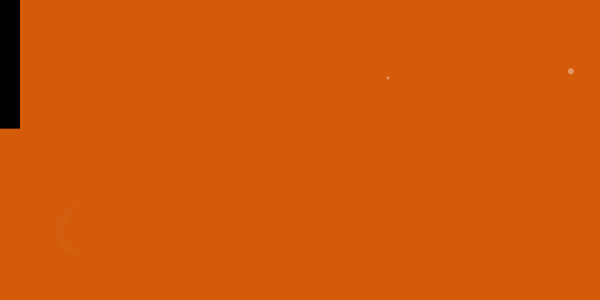
Frame 1 (no input)
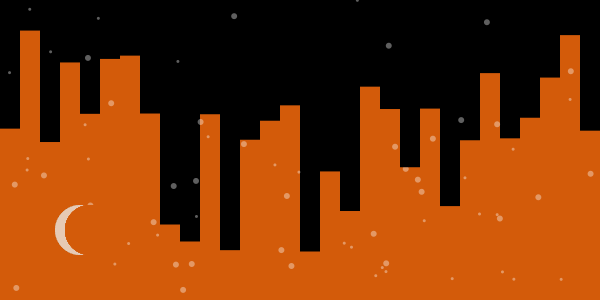
Frame 60 (the mouse pressed at the canvas centre just before this capture)
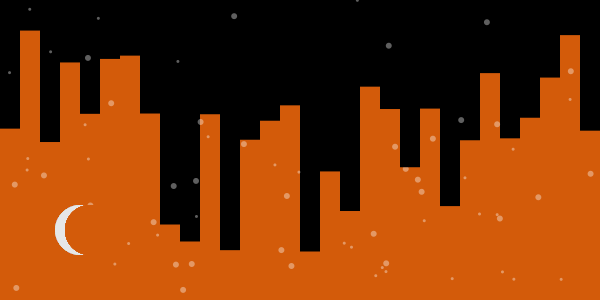
Frame 120 (the mouse held since frame 60 and released just before this capture)

The Processing sketch that drew these frames (run headless with seeded random() and noise(); from frame 60 on, the mouse is pressed at the canvas centre):

// Processing sketch: processing_36686
// ── processing_36686.pde

// Complexity, Randomness, Balance 
// Allison Etheredge
// 11 September 2011 

// Code of an inverted skyline shown in the winter
// Controlled Randomness allows for varying city skylines to be produced
// Each time the screen is reset 
// Orange Sky is common with city light pollution, reflecting off snow to create a glow
// Allows quick test to produce random skylines
// Continue playing until you find the one you like! 


void setup() { 
  size(600, 300);
  background(x); // See int x below - controls the background color
  frameRate(8); // Controls the rate in which the skyline is produced
}


float count = 0; // Starts the city on the left side of the screen - at 0 
float num = 30; // Controls the width and number of buildings in the skyline
int x = #D3350D - #FFDA03; // Controls the range of colors in the sky
int numOfSnow = 75; //Controls the number of snowballs - allows for heavy or light snow in the city


void draw() {  

  // Small Snowballs - random count of snowballs
  if (numOfSnow > 0) {
    noStroke(); 
    fill(255, 95); // White snowballs - 95% opacity
    ellipse(random(width), random(height), 3, 3);
    numOfSnow--; // Controls the number of snowballs produced - stops count at 75
  }

  // Moon - gets brighter as the city progresses
  fill(255, 5); 
  ellipse(80, 230, 50, 50); 
  fill(x); 
  ellipse(90, 230, 50, 50); 

  // Large Snowballs - random count of snowballs
  if (numOfSnow > 0) {
    noStroke(); 
    fill(255, 95); // White snowballs - 95% opacity
    ellipse(random(width), random(height), 6, 6);
    numOfSnow--; // Controls the number of snowballs produced - stops count at 75
  }

  // Conditional pattern counter loop top 1/4 of screen - low buildings
  if (count < num) { 
    if (count % 1 == 0) { 
      fill(0);  //Silhouette 
      rect(count * width/num, 0, width/num, random(height/4)*2); 
      rect(count * width/num, 0, width/num, random(height/4));
    }
  }
  
  // Conditional pattern counter loop top 3/4 of screen - skyscrapers
  if (count > 5 && count < 25) { // Keeps the 'skyscrapers' in the middle of the screen
    if (count % 1 == 0) { 
      fill(0);   //Silhouette 
      rect(count * width/num, 0, width/num, random(height/8)*7); 
      rect(count * width/num, 0, width/num, random(height/8)*6);
    }
  } 
  
  count++; // Increment the counter by one - Iportant for the skyline to evolve!
  // Without this only the first building will be produced
}
